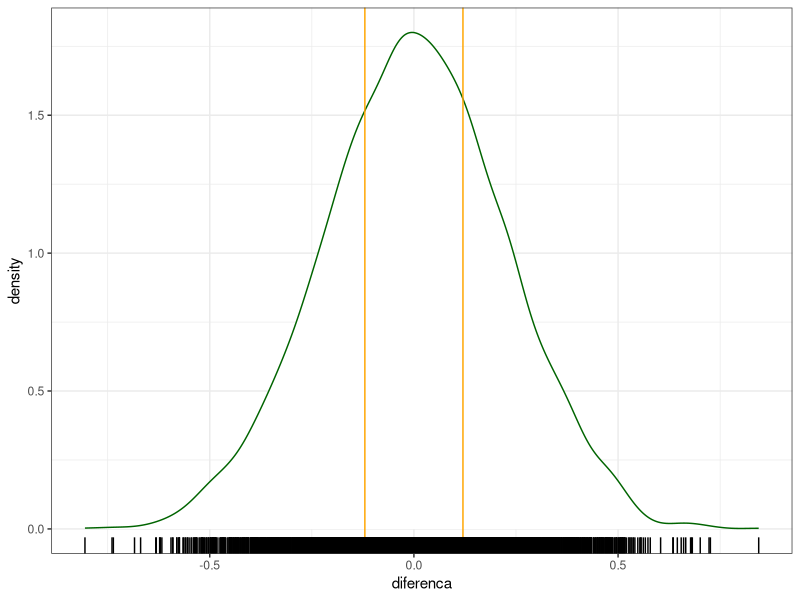

Write R code to recreate this figure. (Note: a time limit stopped this script after it produced the figure.)
## ---- chunk 1
library(tidyverse)
library(gridExtra)
library(boot)
library(broom)
options(scipen = 999)
set.seed(12345)
knitr::opts_chunk$set(echo = TRUE)
theme_set(theme_bw())
## ---- chunk 2
dados_futebol <- readr::read_csv2(here::here("data/futebol.csv"))
## ---- chunk 3
computa_gols_dia = function(df,day) { df %>% filter(Dia == day) %>% summarise(gols_mean_day = mean(gols)) %>% pull(gols_mean_day) }

computa_domingo = computa_gols_dia(dados_futebol,"Domingo")

computa_quarta = computa_gols_dia(dados_futebol,"Quarta-feira")
theta_populacao = computa_domingo - computa_quarta
## ---- chunk 4
theta_embaralhado = function(){
    dia_gols = dados_futebol %>% 
        mutate(futebol_embaralhado = sample(Dia, n())) %>% 
        group_by(futebol_embaralhado) %>% 
        summarise(gols_dia = mean(gols)) 
    
    domingo = dia_gols %>% filter(futebol_embaralhado == "Domingo") %>% pull(gols_dia)
    quarta = dia_gols %>% filter(futebol_embaralhado == "Quarta-feira") %>% pull(gols_dia)
    
    domingo - quarta
}
theta_calculado = theta_embaralhado()
## ---- chunk 5
diffs1 = replicate(5000, {theta_embaralhado()})
tibble(diferenca = diffs1) %>% 
  ggplot(aes(x = diferenca)) + 
    geom_density(fill = "white", color = "darkgreen") + 
  geom_vline(xintercept = theta_calculado, 
             color = "orange") + 
    geom_vline(xintercept = - theta_calculado, 
             color = "orange") + 
    geom_rug()
## ---- chunk 6
mean(abs(diffs1) >= abs(theta_populacao))
## ---- chunk 7
theta_diferenca = function(d, i){
    golos = d %>% 
        slice(i) %>% 
        group_by(Dia) %>% 
        summarise(gols_dia = mean(gols)) 
    
    domingo = golos %>% filter(Dia == "Domingo") %>% pull(gols_dia)
    quarta = golos %>% filter(Dia == "Quarta-feira") %>% pull(gols_dia)
    
    domingo - quarta
}
theta_c_fds = theta_diferenca(dados_futebol, 1:NROW(dados_futebol))
## ---- chunk 8
dados_futebol %>% 
    boot(statistic = theta_diferenca, R = 4000) %>% 
    tidy(conf.level = 0.95, 
         conf.int = TRUE)
## ---- chunk 9
computa_gols_empate = function(df) { df %>%   mutate(empate = Vencedor == "-") %>% 
  group_by(empate) %>%filter(empate == TRUE) %>% summarise(gols_mean_day = mean(gols)) %>% pull(gols_mean_day) }
computa_gols_vencedor = function(df) { df %>%   mutate(empate = Vencedor == "-") %>% 
  group_by(empate) %>% filter(empate != TRUE) %>% summarise(gols_mean_day = mean(gols)) %>% pull(gols_mean_day) }

computa_empate = computa_gols_empate(dados_futebol)

computa_vencedor = computa_gols_vencedor(dados_futebol)
theta_populacao_empate_vencedor = computa_empate - computa_vencedor
## ---- chunk 10
theta_embaralhado2 = function(){
    dia_jogo = dados_futebol %>% 
        mutate(empate = Vencedor == "-") %>% 
        mutate(vencedor_embaralhado = sample(empate, n())) %>% 
        group_by(vencedor_embaralhado) %>% 
        summarise(gols_dias = mean(gols)) 
    
    empate = dia_jogo %>% filter(vencedor_embaralhado == TRUE) %>% pull(gols_dias)
    vencedor = dia_jogo %>% filter(vencedor_embaralhado != TRUE) %>% pull(gols_dias)
    
    empate - vencedor
}
theta_calculado_empate_vitoria = theta_embaralhado2()
## ---- chunk 11
diffs2 = replicate(5000, {theta_embaralhado2()})
tibble(diferenca = diffs2) %>% 
  ggplot(aes(x = diferenca)) + 
    geom_density(fill = "white", color = "darkgreen") + 
  geom_vline(xintercept = theta_calculado_empate_vitoria, 
             color = "orange") + 
    geom_vline(xintercept = - theta_calculado_empate_vitoria, 
             color = "orange") + 
    geom_rug()
## ---- chunk 12
mean(abs(diffs2) >= abs(theta_populacao_empate_vencedor))
## ---- chunk 13
theta_diferenca2 = function(d, i){
    golos = d %>% 
        mutate(empate = Vencedor == "-") %>% 
        group_by(empate) %>% 
        slice(i) %>% 
        summarise(gols_dia = mean(gols)) 
    
    empate = golos %>% filter(empate == TRUE) %>% pull(gols_dia)
    vencedor = golos %>% filter(empate != TRUE) %>% pull(gols_dia)
    
    empate - vencedor
}
theta_c_partida = theta_diferenca2(dados_futebol, 1:NROW(dados_futebol))
## ---- chunk 14
dados_futebol %>% 
    boot(statistic = theta_diferenca2, R = 4000) %>% 
    tidy(conf.level = 0.95, 
         conf.int = TRUE)
